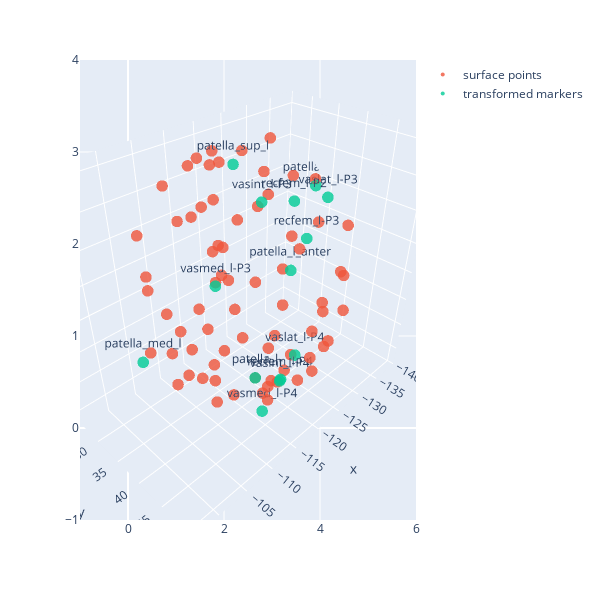

The cell this chart's notebook holds for it:
### Code cell
# display patella result together with point names
import plotly.graph_objects as go
import plotly.express as px

fig = px.scatter(width=600, height=600)

fig.add_trace(go.Scatter3d(x=ptll_pts[:,0], y=ptll_pts[:,1], z=ptll_pts[:,2], 
                           marker=dict(size=4, opacity=0.8), name = 'surface points', mode = 'markers'))

fig.add_trace(go.Scatter3d(x=patella_l_result[:,0], y=patella_l_result[:,1],  z=patella_l_result[:,2], 
                           marker=dict(size=4,opacity=0.8),
                            mode = 'markers + text',
                            text=patella_l_osim_mark_mscl.index,
                            textposition="top center", name = 'transformed markers'))

fig.update_scenes(aspectmode="data" )
fig.show()

### Figure 1 — Plotly figure (JSON) as saved in the notebook; plotly's stock layout.template omitted (floating-point values rounded to 4 significant figures)
{"data": [{"hovertemplate": "<extra></extra>", "legendgroup": "", "marker": {"color": "#636efa", "symbol": "circle"}, "mode": "markers", "name": "", "orientation": "v", "showlegend": false, "type": "scatter", "xaxis": "x", "yaxis": "y"}, {"marker": {"opacity": 0.8, "size": 4}, "mode": "markers", "name": "surface points", "type": "scatter3d", "x": [-111.8, -105.8, -114.9, -116.3, -109.4, -99.64, -117.7, -108.1, -104.7, -119.1, -120.8, -120.4, -117.2, -114.4, -112.5, -123.6, -109.3, -98.48, -119.3, -105.2, -126.8, -112.9, -114.9, -128.4, -128.7, -120.0, -115.3, -134.8, -111.0, -102.0, -120.2, -107.3, -127.6, -115.4, -134.5, -116.3, -117.0, -136.7, -122.3, -135.6, -113.2, -106.9, -120.7, -107.5, -126.9, -112.2, -131.6, -117.4, -131.7, -122.9, -124.2, -115.0, -109.4, -120.8, -109.6, -125.5, -113.4, -130.1, -118.0, -131.1, -124.3, -117.3, -113.7, -120.6, -113.5, -123.1, -115.7, -126.4, -118.9, -127.6, -123.1, -120.2], "y": [42.78, 39.56, 36.56, 41.67, 48.03, 41.72, 47.27, 34.27, 32.96, 40.74, 38.36, 34.76, 32.73, 33.02, 33.67, 45.32, 50.31, 42.55, 50.31, 32.99, 47.82, 33.14, 34.71, 40.58, 31.95, 28.88, 32.34, 42.31, 49.43, 42.12, 50.37, 33.59, 47.91, 34.52, 42.15, 34.23, 33.97, 29.75, 26.75, 31.0, 46.85, 40.92, 48.45, 33.64, 46.39, 29.68, 41.28, 27.96, 32.72, 27.93, 27.61, 45.31, 40.74, 45.92, 34.33, 44.36, 30.63, 40.86, 29.08, 33.54, 28.89, 42.17, 39.64, 42.15, 35.64, 41.32, 33.01, 39.73, 31.95, 35.07, 31.92, 37.78], "z": [431.4, 432.3, 435.6, 431.1, 426.6, 427.2, 427.0, 434.0, 428.3, 431.4, 433.2, 435.0, 435.3, 435.2, 435.0, 427.6, 418.5, 419.7, 418.4, 422.2, 419.2, 427.8, 422.4, 430.5, 433.8, 431.5, 428.0, 421.7, 411.6, 412.1, 412.1, 415.4, 412.9, 417.1, 413.6, 422.6, 417.3, 425.0, 424.8, 415.0, 407.1, 408.9, 406.0, 408.3, 406.6, 407.3, 408.7, 407.8, 411.0, 416.9, 409.9, 402.1, 402.4, 402.4, 403.1, 402.9, 403.5, 403.4, 404.0, 404.4, 404.6, 399.5, 399.9, 399.5, 400.2, 399.8, 400.3, 400.0, 400.7, 400.6, 400.9, 397.7]}, {"marker": {"opacity": 0.8, "size": 4}, "mode": "markers+text", "name": "transformed markers", "text": ["patella_l", "patella_sup_l", "patella_lat_l", "patella_med_l", "patella_l_anter", "recfem_l-P2", "recfem_l-P3", "recfem_l-P4", "vasint_l-P3", "vasint_l-P4", "vaslat_l-P3", "vaslat_l-P4", "vasmed_l-P3", "vasmed_l-P4"], "textposition": "top center", "type": "scatter3d", "x": [-120.2, -116.5, -138.7, -96.87, -119.7, -119.8, -119.9, -121.9, -117.2, -121.6, -130.7, -127.4, -105.7, -115.6], "y": [37.78, 37.24, 32.85, 43.37, 44.43, 44.36, 46.53, 41.66, 41.39, 41.76, 41.22, 39.82, 45.66, 43.74], "z": [397.7, 435.0, 423.7, 419.9, 421.7, 431.5, 427.3, 398.8, 431.2, 398.8, 427.2, 399.3, 426.8, 398.1]}], "layout": {"height": 600, "legend": {"tracegroupgap": 0}, "margin": {"t": 60}, "scene": {"aspectmode": "data"}, "width": 600, "xaxis": {"anchor": "y", "domain": [0, 1]}, "yaxis": {"anchor": "x", "domain": [0, 1]}}}
